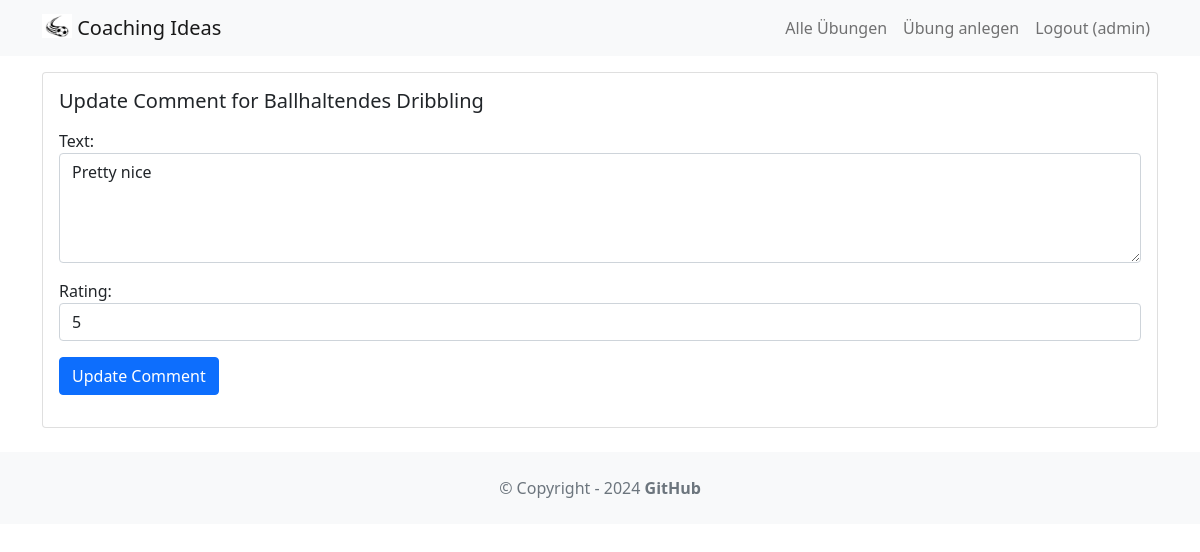
Page /exercise/comment/5 (signed in) on the committed database.
### exercise/models.py (models this page shows, shortened)
class Comment(models.Model):
    text = models.TextField(max_length=100)
    date = models.DateTimeField(auto_now_add=True)
    user = models.ForeignKey(User, on_delete=models.CASCADE)
    exercise = models.ForeignKey(Exercise, on_delete=models.CASCADE)
    rating = models.IntegerField(default=0, choices=[(i, i) for i in range(0, 6)])

class Exercise(models.Model):
    title = models.CharField(max_length=255)
    body = models.TextField()
    created_on = models.DateTimeField(auto_now_add=True)
    last_modified = models.DateTimeField(auto_now=True)
    creator = models.ForeignKey(User, on_delete=models.SET_NULL, null=True)
    soccer_skills = models.CharField(
        max_length=50, choices=SoccerSkillTextChoices.choices, null=True
    )
    for_adults = models.BooleanField(default=True)
    for_jun_a = models.BooleanField(default=False)
    for_jun_b = models.BooleanField(default=False)
    for_jun_c = models.BooleanField(default=False)
    for_jun_d = models.BooleanField(default=False)
    for_jun_e = models.BooleanField(default=False)
    for_jun_f = models.BooleanField(default=False)
    for_jun_g = models.BooleanField(default=False)
    image = models.ImageField(upload_to="exercise/images/", null=True, blank=True)
    pdf = models.FileField(upload_to="exercise/pdfs/", blank=True)
    youtube_link = models.URLField(blank=True, null=True)
    rating = models.IntegerField(default=0, choices=[(i, i) for i in range(0, 6)])

### exercise/views.py (the view, shortened to what this page needs)
# urls.py: path('comment/<int:comment_id>', views.update_comment, name='update_comment'),
@login_required
def update_comment(request, comment_id):
    comment = get_object_or_404(Comment, pk=comment_id, user=request.user)
    if request.method == "GET":
        form = CommentForm(instance=comment)
        return render(
            request, "update_comment.html", {"comment": comment, "form": form}
        )

### exercise/forms.py
class CommentForm(ModelForm):
    def __init__(self, *args, **kwargs):
        super(ModelForm, self).__init__(*args, **kwargs)
        self.fields["text"].widget.attrs.update({"class": "form-control"})
        self.fields["rating"].widget.attrs.update({"class": "form-control"})
    class Meta:
        model = Comment
        fields = ["text", "rating"]
        widgets = {
            "text": Textarea(attrs={"rows": 4}),
        }

### exercise/templates/update_comment.html (shortened to what this page needs)
{% extends 'base.html' %}
{% block content %}
    <div class="card mb-3">
        <div class="row g-0">
            <div>
                <div class="card-body">
                    <h5 class="card-title">
                        Update Comment for {{ comment.exercise.title }}
                    </h5>
                    <p class="card-text">
                    <form method="POST">
                        {{ form.as_p }}
                        <button type="submit"
                                class="btn btn-primary">
                            Update Comment
                        </button>
                    </form>
                    </p>
                </div>
            </div>
        </div>
    </div>
{% endblock content %}

### coachingideas/templates/base.html (shortened to what this page needs)
<!DOCTYPE html>
<html>
<head>
    <link href="https://cdn.jsdelivr.net/npm/bootstrap@5.1.1/dist/css/bootstrap.min.css" rel="stylesheet"
/>
    <link rel="stylesheet" href="https://cdn.jsdelivr.net/npm/bootstrap-icons@1.8.1/font/bootstrap-icons.css">
</head>
<body>
<nav class="navbar navbar-expand-lg
      navbar-light bg-light mb-3">
    <div class="container">
        <a class="navbar-brand" href="{% url 'home' %}">
            {% load static %}
            <img src="{% static 'images/soccer.jpg' %}"
                 alt="" width="30" height="24"
                 class="d-inline-block align-text-top"/>
            Coaching Ideas
        </a>
        <div class="collapse navbar-collapse"
             id="navbarNavAltMarkup">
            <div class="navbar-nav ms-auto">
                {% if user.is_authenticated %}
                    <a class="nav-link" href={% url "exercise_table" %}>Alle Übungen</a>
                    <a class="nav-link" href="{% url "create_exercise" %}">
                        Übung anlegen
                    </a>
                    <a class="nav-link" href="{% url "logout" %}">
                        Logout ({{ user.username }})
                    </a>
                {% else %}
                    <a class="nav-link" href="{% url "login" %}">Login</a>
                    <a class="nav-link" href={% url "signup" %}>Sign Up</a>
                {% endif %}
            </div>
        </div>
    </div>
</nav>
<div class="container">
    {% block content %}
    {% endblock content %}
</div>
<footer class="text-center text-lg-start bg-light text-muted mt-4">
    <div class="text-center p-4">
        © Copyright - 2024
        <a class="text-reset fw-bold text-decoration-none"
           target="_blank" href="https://github.com/meissbernd/ESA3_CoachingIdeas/tree/master">
            GitHub
        </a>
    </div>
</footer>
</body>
</html>

### rows in the picture
Comment: exercise "Ballhaltendes Dribbling", text "Pretty nice", rating "5"

### other values in the picture
{{ user.username }} "admin"
